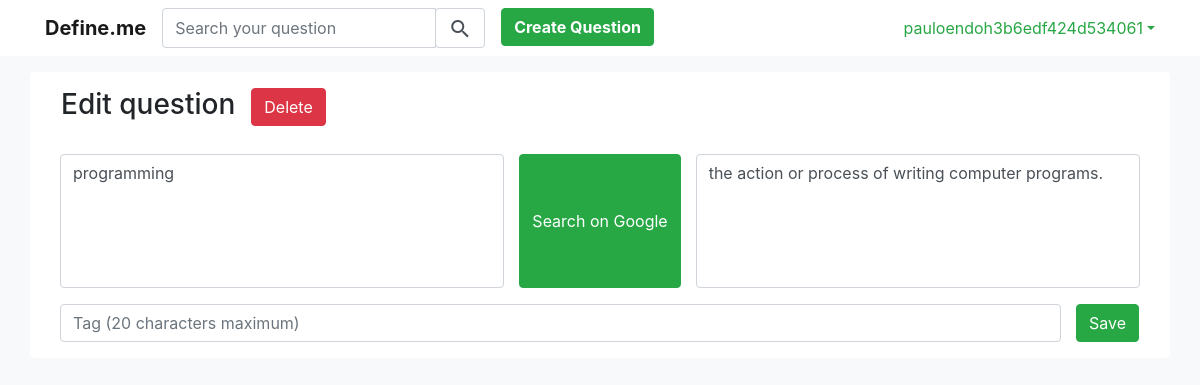
Screenshot of /edit/59 (signed in) with the database file from the repository.
### core/models.py (models this page shows)
class Question(models.Model):
    user = models.ForeignKey(User, on_delete=models.CASCADE)
    q = models.TextField(null=False)
    a = models.TextField(null=True, blank=True)
    tag = models.CharField(max_length=20, null=True, blank=True)
    created_at = models.DateTimeField(auto_now_add=True)
    updated_at = models.DateTimeField(auto_now=True)
    class Meta:
        ordering = ['updated_at', 'tag']

### core/views.py (the view)
# urls.py: path('edit/<int:question_id>', views.edit_question, name='edit_question'),
@login_required
def edit_question(request, question_id):
    question = Question.objects.get(id=question_id)
    user = request.user
    if question.user == user:
        if request.method == 'POST':
            question.q = request.POST.get('q')
            question.a = request.POST.get('a')
            question.tag = request.POST.get('tag')
            question.save()
            return redirect('home')
        else:
            return render(request, 'edit_question.html', {'question': question})
    else:
        return redirect('home')

### core/templates/edit_question.html (shortened to what this page needs)
{% extends 'base.html' %}
{% load staticfiles %}
{% block content %}
<div class="mt-3 container rounded bg-white">
    <div class="container pt-3">
        <div class="row">
            <h3 class="ml-3">Edit question </h3>
            <a href="{% url 'delete_question' question.id %}">
                <button class="ml-3 btn btn-danger">Delete</button>
            </a>
        </div>
        <form class="mt-4 " method="post">
            <div class="row">
                <div class="col">
                    <textarea name="q" id="question" class="form-control" placeholder="Question (required)" autofocus
                              rows="5"
                              style="resize: none;">{{ question.q }}</textarea>
                </div>
                <button id="google-search-button" class="btn btn-success">Search on Google</button>
                <div class="col">
                    <textarea name="a" class="form-control" placeholder="Answer" rows="5"
                              style="resize: none;">{{ question.a }}</textarea>
                </div>
            </div>
            <div class="row pt-3">
                <div class="col">
                    <input class="form-control " type="text" name="tag" placeholder="Tag (20 characters maximum)"
                           {% if question.tag %}value="{{ question.tag }}" {% endif %}/>
                </div>
                <button type="submit" class="mr-3 mb-3 btn btn-success">Save</button>
            </div>
        </form>
    </div>
</div>
{% endblock %}

### core/templates/base.html (shortened to what this page needs)
{% load staticfiles %}
<!DOCTYPE html>
<html lang="en">
<head>
    <link rel="stylesheet" href="{% static 'styles/bootstrap.css' %}">
    <link href="{% static 'styles/main.css' %}" rel="stylesheet">
</head>
<body class="bg-light">
{% if request.user.is_authenticated %}
<nav class="navbar navbar-expand-sm bg-white navbar-light ">
    <div class="container">
        <ul class="navbar-nav mr-auto">
            <li class="nav-item">
                <a class="navbar-brand font-weight-bold" href="{% url 'home' %}">Define.me</a>
            </li>
            <li class="nav-item">
                <form class="form-inline" method="get" action="{% url 'search_question' %}">
                    <div class="input-group">
                        <input type="text" class="form-control" name="q" placeholder="Search your question" {% if query %}value="{{ query }}"{% endif %} />
                        <div class="input-group-append">
                            <button class="form-control"><i class="material-icons align-middle">search</i></button>
                        </div>
                    </div>
                </form>
            </li>
            <div class="pl-3">
                <li class="nav-item">
                    <a class="" href="{% url 'create_question' %}">
                        <button type="button" class="btn btn-success rounded font-weight-bold">Create Question</button>
                    </a>
                </li>
            </div>
        </ul>
        <ul class="navbar-nav">
            <li class="nav-item dropdown">
                <a class="nav-lnk dropdown-toggle no-underline text-success" href="#" id="navbardrop" data-toggle="dropdown">{{ request.user.username }}</a>
            </li>
        </ul>
    </div>
</nav>
{% endif %}
{% block content %}{% endblock %}
</body>
</html>

### rows the page displays
Question: q "programming", a "the action or process of writing computer programs."

### other values shown
{{ request.user.username }} "pauloendoh3b6edf424d534061"
